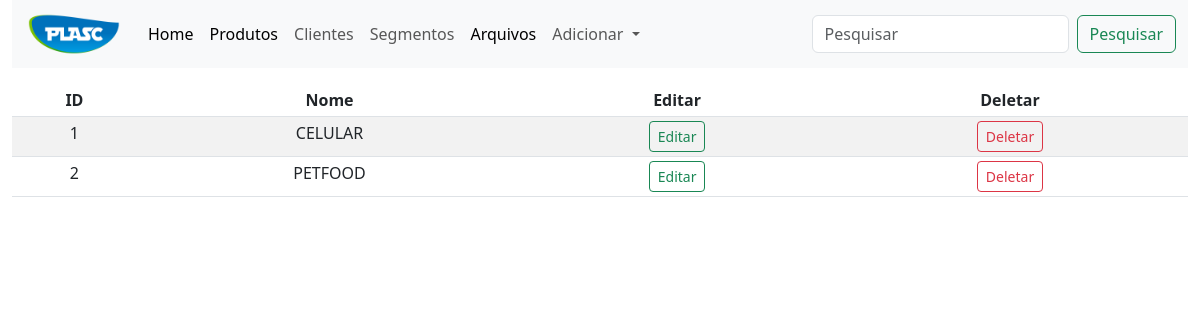
/categoria (signed in), run on an earlier commit of the app's database.
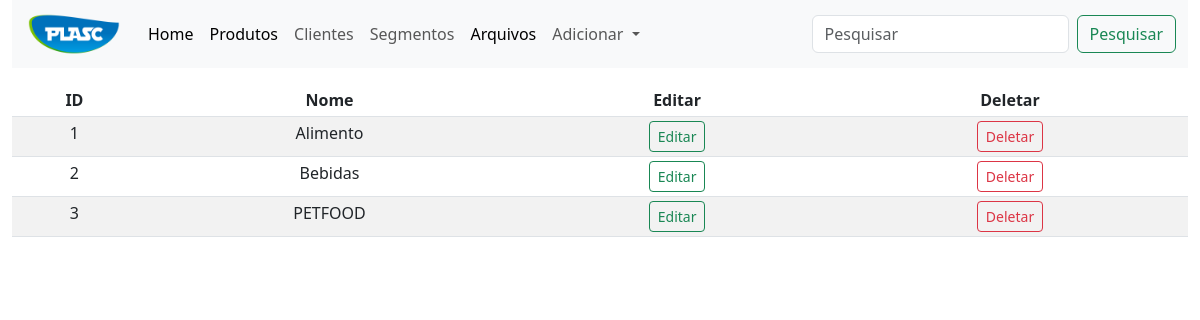
And on a later commit of the database.
### app.py (models this page shows)
class Categoria(db.Model):
    id=db.Column(db.Integer, primary_key=True)
    name=db.Column(db.String(30), nullable=False, unique=True)

### app.py (the view)
@app.route('/categoria')
def categoria():
    if 'email' not in session:
        flash(f'Por favor, é necessario que faça seu login no sistema', 'danger')
        return redirect(url_for('login'))
    categorias = Categoria.query.order_by(Categoria.id.desc()).all()
    return render_template('admin/marca.html', title='Página Categorias', categorias=categorias)

### templates/admin/marca.html (shortened to what this page needs)
{% extends "layouts.html" %}
{% block content %}
<div class="container-fluid mt-3">
  <table class="table table-sm table-striped">
    <thead class="text-center">
      <th>ID</th>
      <th>Nome</th>
      <th>Editar</th>
      <th>Deletar</th>
    </thead>
    <tbody>
      {% if marcas %}
      {% for marca in marcas %}
      <tr class="text-center">
        <td>{{loop.index}}</td>
        <td>{{marca.name}}</td>
        <td><a href="{{url_for('updatemarca', id=marca.id)}}" class="btn btn-sm btn-outline-success">Editar</a></td>
        <td>
          <button type="button" class="btn btn-sm btn-outline-danger" data-bs-toggle="modal"
            data-bs-target="#exampleModal-{{marca.id}}">
            Deletar
          </button>
        </td>
      </tr>
      <div class="modal fade" id="exampleModal-{{marca.id}}" tabindex="-1" aria-labelledby="exampleModalLabel"
        aria-hidden="true">
        <div class="modal-dialog">
          <div class="modal-content">
            <div class="modal-header">
              <h5 class="modal-title" id="exampleModalLabel">{{marca.name}}</h5>
              <button type="button" class="btn-close" data-bs-dismiss="modal" aria-label="Close"></button>
            </div>
            <div class="modal-body">
              <span class="text-danger">Deseja mesmo deletar este Fabricante {{marca.name}}?</span>
            </div>
            <div class="modal-footer">
              <button type="button" class="btn btn-warning" data-bs-dismiss="modal">Cancelar</button>
              <form action="{{url_for('deletemarca', id=marca.id)}}" method="POST">
                <button type="submit" class="btn btn-danger">Deletar</button>
              </form>
            </div>
          </div>
        </div>
      </div>
      {% endfor %}
      {% else %}
      {% for categoria in categorias %}
      <tr class="text-center">
        <td>{{loop.index}}</td>
        <td>{{categoria.name}}</td>
        <td><a href="{{url_for('updatecat', id=categoria.id)}}" class="btn btn-sm btn-outline-success">Editar</a></td>
        <td>
          <button type="button" class="btn  btn-sm btn-outline-danger" data-bs-toggle="modal"
            data-bs-target="#exampleModal-{{categoria.id}}">
            Deletar
          </button>
        </td>
      </tr>
      {% endfor %}
      {% endif %}
    </tbody>
  </table>
</div>
{% endblock content %}

What changed in the data, as far as the page shows it:
added Categoria: name "Alimento"
changed Categoria: name "CELULAR" → "Bebidas"
